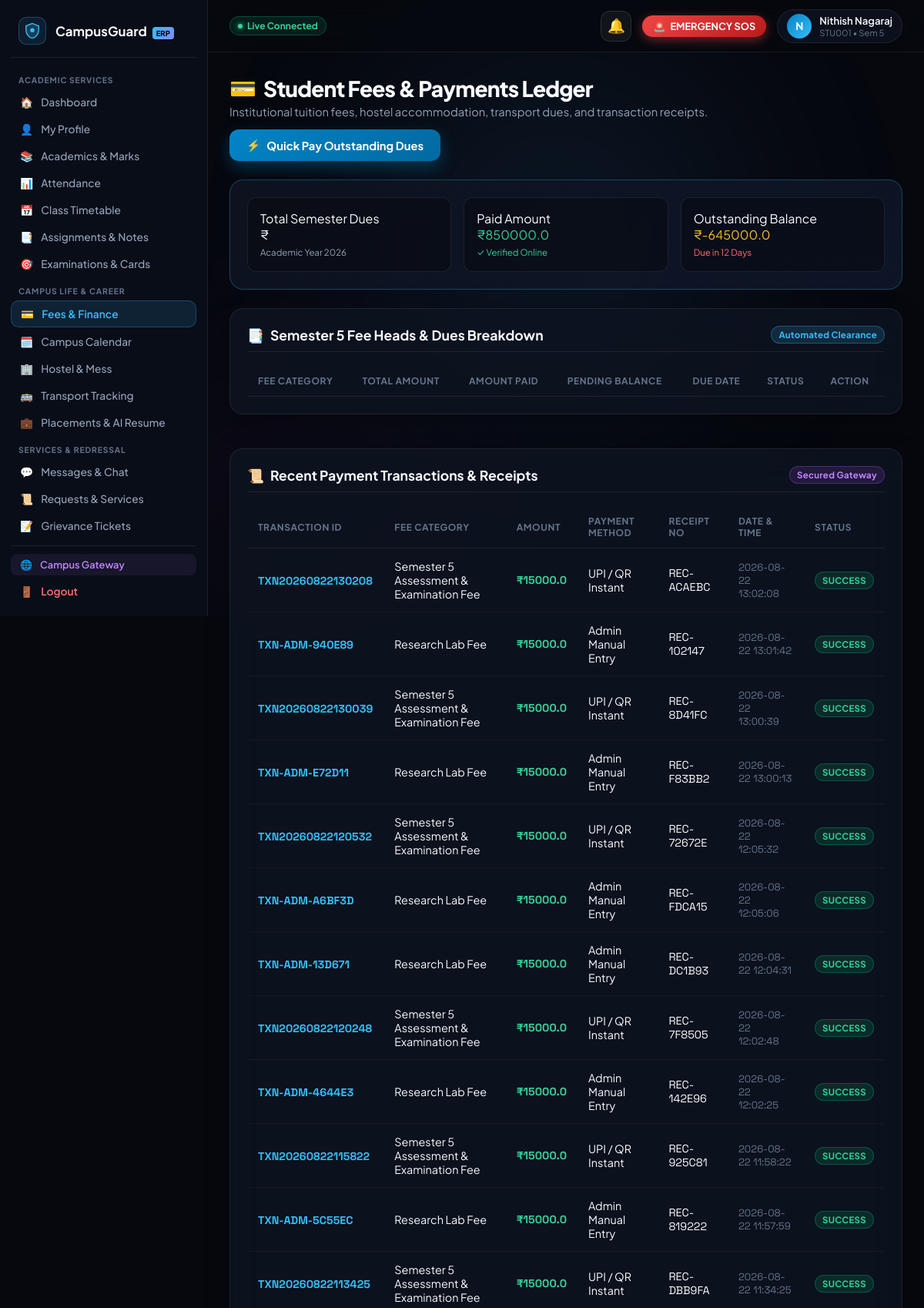
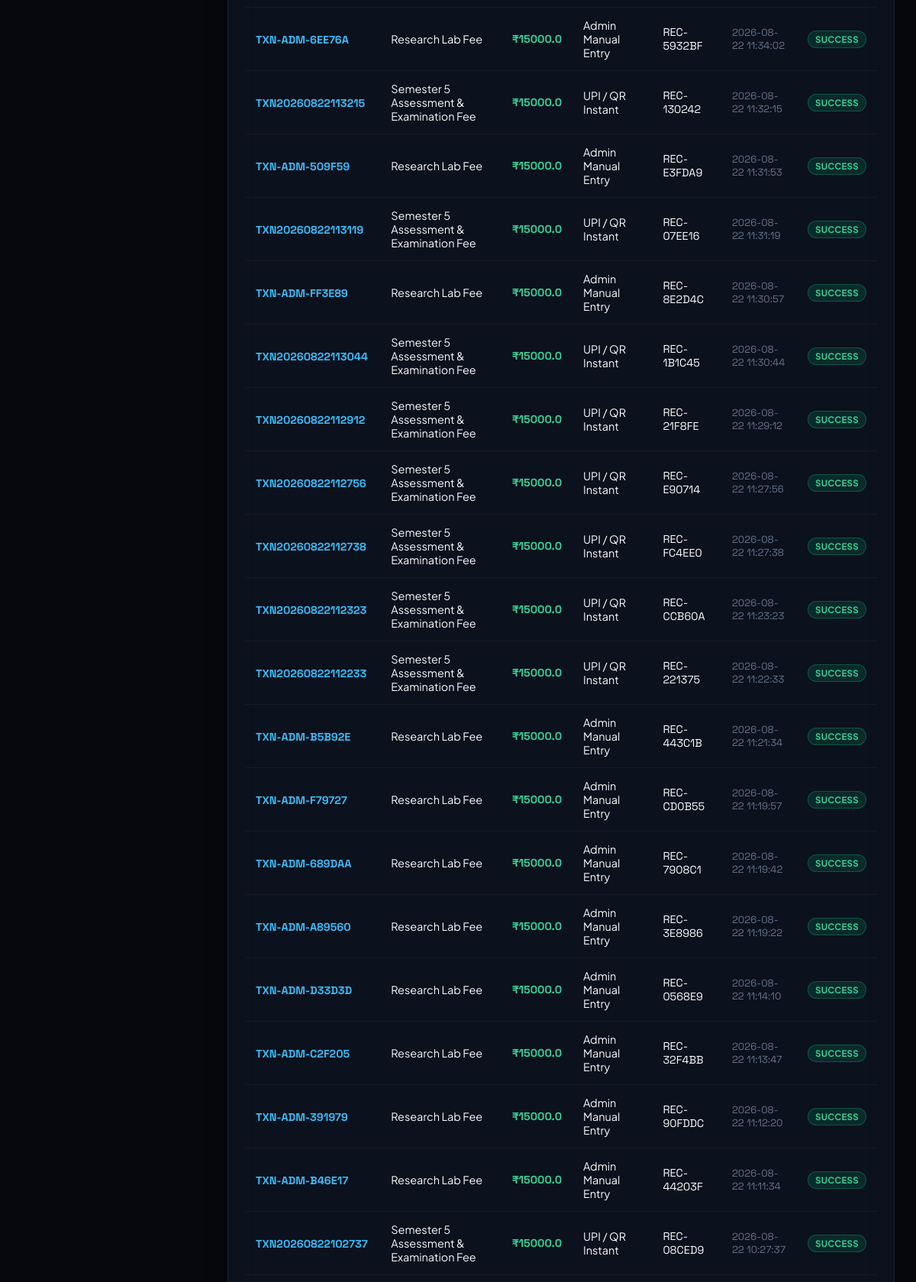
/student/fees (signed in, upper part), run on the app's committed database (2 pictures, top to bottom).
### tables this page shows
CREATE TABLE students (
            id INTEGER PRIMARY KEY AUTOINCREMENT,
            name TEXT NOT NULL,
            register_number TEXT UNIQUE NOT NULL,
            email TEXT NOT NULL,
            password_hash TEXT NOT NULL,
            department TEXT NOT NULL,
            year INTEGER NOT NULL,
            profile_image TEXT DEFAULT '',
            created_at TIMESTAMP DEFAULT CURRENT_TIMESTAMP
        , phone TEXT DEFAULT '+91 98765 43210', join_date TEXT DEFAULT '2023-08-01', cgpa REAL DEFAULT 8.75, program TEXT DEFAULT 'B.Tech', semester INTEGER DEFAULT 5, section TEXT DEFAULT 'A', dob TEXT DEFAULT '2004-05-14', address TEXT DEFAULT '#42, Green Avenue, Tech City, Karnataka 560001', parent_name TEXT DEFAULT 'R. S. Kumar', parent_phone TEXT DEFAULT '+91 94440 12345', sgpa REAL DEFAULT 8.90, earned_credits INTEGER DEFAULT 112, total_credits INTEGER DEFAULT 160, status TEXT DEFAULT 'ACTIVE');

CREATE TABLE payment_transactions (
            id INTEGER PRIMARY KEY AUTOINCREMENT,
            transaction_id TEXT UNIQUE NOT NULL,
            student_id INTEGER NOT NULL,
            fee_type TEXT NOT NULL,
            amount REAL NOT NULL,
            payment_method TEXT NOT NULL,
            receipt_no TEXT NOT NULL,
            paid_at TEXT NOT NULL,
            FOREIGN KEY (student_id) REFERENCES students (id)
        );

### routes/student.py (the view)
@student_bp.route('/student/fees')
@student_required
def student_fees(student):
    conn = get_db_connection()
    fees = conn.execute("SELECT * FROM fees WHERE student_id = ?", (student['id'],)).fetchall()
    transactions = conn.execute("SELECT * FROM payment_transactions WHERE student_id = ? ORDER BY paid_at DESC", (student['id'],)).fetchall()
    conn.close()
    total_fees = sum(f['amount'] for f in fees)
    total_paid = sum(f['paid_amount'] for f in fees)
    total_pending = total_fees - total_paid
    return render_template(
        'student/fees.html',
        student=student,
        fees=fees,
        transactions=transactions,
        total_fees=total_fees,
        total_paid=total_paid,
        total_pending=total_pending,
        active_page='fees'
    )

### app.py (called while the page is built, shortened)
def _url_build_error_fallback(error, endpoint, values):
    for registered_ep in list(app.view_functions.keys()):
        if registered_ep == endpoint or registered_ep.endswith('.' + endpoint):
            try:
                return url_for(registered_ep, **values)
            except Exception:
                if 'student_id' in values and 'id' not in values:
                    v_copy = dict(values)
                    v_copy['id'] = v_copy.pop('student_id')
                    try:
                        return url_for(registered_ep, **v_copy)
                    except Exception:
                        pass
                continue

### database/db.py (called while the page is built)
def get_db_connection():
    conn = sqlite3.connect(DATABASE_FILE, timeout=20.0)
    conn.row_factory = sqlite3.Row
    return conn

### utils/security.py (called while the page is built)
def add_security_headers(response):
    response.headers['Cache-Control'] = 'no-cache, no-store, must-revalidate, max-age=0'
    response.headers['Pragma'] = 'no-cache'
    response.headers['Expires'] = '0'
    response.headers['X-Content-Type-Options'] = 'nosniff'
    response.headers['X-Frame-Options'] = 'SAMEORIGIN'
    response.headers['X-XSS-Protection'] = '1; mode=block'
    return response

### templates/student/fees.html (shortened to what this page needs)
{% extends "student/base_student.html" %}
{% block student_content %}
<div class="page-header-block">
    <div class="page-title-group">
        <h1><span>💳</span> Student Fees &amp; Payments Ledger</h1>
        <p>Institutional tuition fees, hostel accommodation, transport dues, and transaction receipts.</p>
    </div>
    <div>
        <button type="button" class="btn-primary" onclick="openModal('payment-modal')">
            <span>⚡</span> Quick Pay Outstanding Dues
        </button>
    </div>
</div>
<section class="fee-summary-banner">
    <div class="fee-stat-box">
        <div class="stat-box-label">Total Semester Dues</div>
        <div class="stat-box-num" style="color: var(--text-primary);">₹{{ total_fee }}</div>
        <span style="font-size: 0.72rem; color: #94a3b8;">Academic Year 2026</span>
    </div>
    <div class="fee-stat-box">
        <div class="stat-box-label">Paid Amount</div>
        <div class="stat-box-num" style="color: #34d399;">₹{{ total_paid }}</div>
        <span style="font-size: 0.72rem; color: #34d399;">✓ Verified Online</span>
    </div>
    <div class="fee-stat-box">
        <div class="stat-box-label">Outstanding Balance</div>
        <div class="stat-box-num" style="color: #fbbf24;">₹{{ total_pending }}</div>
        <span style="font-size: 0.72rem; color: #f87171;">Due in 12 Days</span>
    </div>
</section>
<section class="content-card">
    <div class="card-header-row">
        <h2 class="card-heading"><span>📑</span> Semester 5 Fee Heads &amp; Dues Breakdown</h2>
        <span class="badge badge-cyan">Automated Clearance</span>
    </div>
    <div class="table-responsive">
        <table class="portal-table">
            <thead>
                <tr>
                    <th>Fee Category</th>
                    <th>Total Amount</th>
                    <th>Amount Paid</th>
                    <th>Pending Balance</th>
                    <th>Due Date</th>
                    <th>Status</th>
                    <th>Action</th>
                </tr>
            </thead>
        </table>
    </div>
</section>
<section class="content-card" style="margin-top: 20px;">
    <div class="card-header-row">
        <h2 class="card-heading"><span>📜</span> Recent Payment Transactions &amp; Receipts</h2>
        <span class="badge badge-purple">Secured Gateway</span>
    </div>
    <div class="table-responsive">
        <table class="portal-table">
            <thead>
                <tr>
                    <th>Transaction ID</th>
                    <th>Fee Category</th>
                    <th>Amount</th>
                    <th>Payment Method</th>
                    <th>Receipt No</th>
                    <th>Date &amp; Time</th>
                    <th>Status</th>
                </tr>
            </thead>
            <tbody>
                {% for tx in transactions|default([]) %}
                <tr>
                    <td><strong style="font-family: var(--font-mono); color: #38bdf8;">{{ tx.transaction_id }}</strong></td>
                    <td>{{ tx.fee_type }}</td>
                    <td style="font-family: var(--font-mono); color: #34d399; font-weight: 700;">₹{{ tx.amount }}</td>
                    <td>{{ tx.payment_method }}</td>
                    <td style="font-family: var(--font-mono);">{{ tx.receipt_no }}</td>
                    <td style="font-size: 0.82rem; color: var(--text-muted); font-family: var(--font-mono);">{{ tx.paid_at }}</td>
                    <td><span class="badge badge-green">SUCCESS</span></td>
                </tr>
                {% endfor %}
            </tbody>
        </table>
    </div>
</section>
{% endblock %}

### templates/student/base_student.html (shortened to what this page needs)
<!DOCTYPE html>
<html lang="en">
<head>
    <link rel="stylesheet" href="{{ url_for('static', filename='css/student-portal.css') }}">
    <link rel="stylesheet" href="{{ url_for('static', filename='css/campusguard-toast.css') }}">
    <link rel="stylesheet" href="{{ url_for('static', filename='css/emergency.css') }}">
</head>
<body>
    <div class="ambient-background" aria-hidden="true">
        <div class="glow-orb orb-primary"></div>
        <div class="glow-orb orb-secondary"></div>
    </div>
    <div class="portal-layout">
        <aside class="sidebar" id="student-sidebar" aria-label="Student Navigation">
            <a href="{{ url_for('student_dashboard') }}" class="sidebar-brand">
                <div class="brand-icon">
                    <svg width="22" height="22" viewBox="0 0 32 32" fill="none" xmlns="http://www.w3.org/2000/svg">
                        <path d="M16 2L4 7V14C4 22 9.5 28.5 16 30C22.5 28.5 28 22 28 14V7L16 2Z" fill="#38bdf8" fill-opacity="0.2" stroke="#38bdf8" stroke-width="2"/>
                        <circle cx="16" cy="15" r="4" fill="#38bdf8"/>
                    </svg>
                </div>
                <span class="brand-name">CampusGuard <span class="brand-badge">ERP</span></span>
            </a>
            <nav class="sidebar-nav">
                <span class="nav-category">Academic Services</span>
                <a href="{{ url_for('student_dashboard') }}" class="nav-link {% if active_page == 'dashboard' %}active{% endif %}" id="nav-dashboard">
                    <span>🏠</span> <span class="nav-text">Dashboard</span>
                </a>
                <a href="{{ url_for('student_profile') }}" class="nav-link {% if active_page == 'profile' %}active{% endif %}" id="nav-profile">
                    <span>👤</span> <span class="nav-text">My Profile</span>
                </a>
                <a href="{{ url_for('student_academics') }}" class="nav-link {% if active_page == 'academics' or active_page == 'marks' %}active{% endif %}" id="nav-academics">
                    <span>📚</span> <span class="nav-text">Academics &amp; Marks</span>
                </a>
                <a href="{{ url_for('student_attendance') }}" class="nav-link {% if active_page == 'attendance' %}active{% endif %}" id="nav-attendance">
                    <span>📊</span> <span class="nav-text">Attendance</span>
                </a>
                <a href="{{ url_for('student_timetable') }}" class="nav-link {% if active_page == 'timetable' %}active{% endif %}" id="nav-timetable">
                    <span>📅</span> <span class="nav-text">Class Timetable</span>
                </a>
                <a href="{{ url_for('student_assignments') }}" class="nav-link {% if active_page == 'assignments' %}active{% endif %}" id="nav-assignments">
                    <span>📑</span> <span class="nav-text">Assignments &amp; Notes</span>
                </a>
                <a href="{{ url_for('student_examinations') }}" class="nav-link {% if active_page == 'examinations' %}active{% endif %}" id="nav-examinations">
                    <span>🎯</span> <span class="nav-text">Examinations &amp; Cards</span>
                </a>
                <span class="nav-category">Campus Life &amp; Career</span>
                <a href="{{ url_for('student_fees') }}" class="nav-link {% if active_page == 'fees' %}active{% endif %}" id="nav-fees">
                    <span>💳</span> <span class="nav-text">Fees &amp; Finance</span>
                </a>
                <a href="{{ url_for('student_calendar') }}" class="nav-link {% if active_page == 'calendar' %}active{% endif %}" id="nav-calendar">
                    <span>🗓️</span> <span class="nav-text">Campus Calendar</span>
                </a>
                <a href="{{ url_for('student_hostel') }}" class="nav-link {% if active_page == 'hostel' %}active{% endif %}" id="nav-hostel">
                    <span>🏢</span> <span class="nav-text">Hostel &amp; Mess</span>
                </a>
                <a href="{{ url_for('student_transport') }}" class="nav-link {% if active_page == 'transport' %}active{% endif %}" id="nav-transport">
                    <span>🚌</span> <span class="nav-text">Transport Tracking</span>
                </a>
                <a href="{{ url_for('student_placements') }}" class="nav-link {% if active_page == 'placements' %}active{% endif %}" id="nav-placements">
                    <span>💼</span> <span class="nav-text">Placements &amp; AI Resume</span>
                </a>
                <span class="nav-category">Services &amp; Redressal</span>
                <a href="{{ url_for('student_messages') }}" class="nav-link {% if active_page == 'messages' %}active{% endif %}" id="nav-messages">
                    <span>💬</span> <span class="nav-text">Messages &amp; Chat</span>
                </a>
                <a href="{{ url_for('student_requests') }}" class="nav-link {% if active_page == 'requests' %}active{% endif %}" id="nav-requests">
                    <span>📜</span> <span class="nav-text">Requests &amp; Services</span>
                </a>
                <a href="{{ url_for('student_complaints') }}" class="nav-link {% if active_page == 'complaints' %}active{% endif %}" id="nav-complaints">
                    <span>📝</span> <span class="nav-text">Grievance Tickets</span>
                </a>
                <a href="{{ url_for('student_lost_found') }}" class="nav-link {% if active_page == 'lost_found' %}active{% endif %}" id="nav-lost-found">
                </a>
            </nav>
            <div class="sidebar-footer">
                <a href="/" class="admin-switch-link" title="Open Campus Gateway">
                    <span>🌐</span> <span>Campus Gateway</span>
                </a>
                <a href="{{ url_for('student_logout') }}" class="logout-link" id="btn-logout" aria-label="Sign out">
                    <span>🚪</span> <span>Logout</span>
                </a>
            </div>
        </aside>
        <div class="main-wrapper">
            <header class="topbar">
                <div class="topbar-left">
                    <div class="conn-status-pill">
                        <span class="conn-dot"></span>
                        <span>Live Connected</span>
                    </div>
                </div>
                <div class="topbar-right">
                    <div class="notif-bell-wrapper">
                        <button type="button" class="notif-bell-btn" id="notif-bell-btn" aria-label="View notifications">
                            <span>🔔</span>
                        </button>
                    </div>
                    <a href="{{ url_for('student_emergency') }}" class="topbar-quick-sos" id="topbar-sos-btn" title="Instant Emergency Distress Beacon" onclick="handleTopbarSOSClick(event)">
                        <span>🚨</span> EMERGENCY SOS
                    </a>
                    <a href="{{ url_for('student_profile') }}" class="user-avatar-pill" title="View Profile">
                        <div class="avatar-circle">
                            {{ student.name[0]|upper if student else 'S' }}
                        </div>
                        <div class="user-meta-top">
                            <span class="user-name-top">{{ student.name if student else 'Student' }}</span>
                            <span class="user-role-top">{{ student.register_number if student else '' }} • Sem {{ student.semester|default(5) }}</span>
                        </div>
                    </a>
                </div>
            </header>
            <main class="portal-content">
                {% block student_content %}{% endblock %}
            </main>
        </div>
    </div>
</body>
</html>

### static/css/campusguard-toast.css (style rules this page uses)
.notif-bell-wrapper { position: relative; display: inline-block; }
.notif-bell-btn { position: relative; background: rgba(255, 255, 255, 0.05); border: 1px solid rgba(255, 255, 255, 0.1); color: #f1f5f9; width: 40px; height: 40px; border-radius: 12px; display: flex; align-items: center; justify-content: center; cursor: pointer; font-size: 1.15rem; transition: all 0.2s ease; }
.conn-status-pill { display: inline-flex; align-items: center; gap: 6px; padding: 4px 10px; border-radius: 99px; font-size: 0.75rem; font-weight: 700; background: rgba(16, 185, 129, 0.12); border: 1px solid rgba(16, 185, 129, 0.3); color: #34d399; }
.conn-dot { width: 6px; height: 6px; border-radius: 50%; background: #34d399; box-shadow: 0 0 6px #34d399; }

### static/css/emergency.css (style rules this page uses)
:root { --emg-critical: #ef4444; --emg-high: #f97316; --emg-medium: #f59e0b; --emg-low: #3b82f6; --emg-success: #10b981; --emg-bg-card: rgba(14, 19, 32, 0.88); --emg-border-glow: rgba(239, 68, 68, 0.4); }

### data on the page
students: name "N", name "Nithish Nagaraj", register_number "STU001", semester "5"
payment_transactions: transaction_id "TXN20260822130208", fee_type "Semester 5 Assessment & Examination Fee", amount "15000.0", payment_method "UPI / QR Instant", receipt_no "REC-ACAEBC", paid_at "2026-08-22 13:02:08"
payment_transactions: transaction_id "TXN-ADM-940E89", fee_type "Research Lab Fee", amount "15000.0", payment_method "Admin Manual Entry", receipt_no "REC-102147", paid_at "2026-08-22 13:01:42"
payment_transactions: transaction_id "TXN20260822130039", fee_type "Semester 5 Assessment & Examination Fee", amount "15000.0", payment_method "UPI / QR Instant", receipt_no "REC-8D41FC", paid_at "2026-08-22 13:00:39"
payment_transactions: transaction_id "TXN-ADM-E72D11", fee_type "Research Lab Fee", amount "15000.0", payment_method "Admin Manual Entry", receipt_no "REC-F83BB2", paid_at "2026-08-22 13:00:13"
payment_transactions: transaction_id "TXN20260822120532", fee_type "Semester 5 Assessment & Examination Fee", amount "15000.0", payment_method "UPI / QR Instant", receipt_no "REC-72672E", paid_at "2026-08-22 12:05:32"
payment_transactions: transaction_id "TXN-ADM-A6BF3D", fee_type "Research Lab Fee", amount "15000.0", payment_method "Admin Manual Entry", receipt_no "REC-FDCA15", paid_at "2026-08-22 12:05:06"
payment_transactions: transaction_id "TXN-ADM-13D671", fee_type "Research Lab Fee", amount "15000.0", payment_method "Admin Manual Entry", receipt_no "REC-DC1B93", paid_at "2026-08-22 12:04:31"
payment_transactions: transaction_id "TXN20260822120248", fee_type "Semester 5 Assessment & Examination Fee", amount "15000.0", payment_method "UPI / QR Instant", receipt_no "REC-7F8505", paid_at "2026-08-22 12:02:48"
payment_transactions: transaction_id "TXN-ADM-4644E3", fee_type "Research Lab Fee", amount "15000.0", payment_method "Admin Manual Entry", receipt_no "REC-142E96", paid_at "2026-08-22 12:02:25"
payment_transactions: transaction_id "TXN20260822115822", fee_type "Semester 5 Assessment & Examination Fee", amount "15000.0", payment_method "UPI / QR Instant", receipt_no "REC-925C81", paid_at "2026-08-22 11:58:22"
payment_transactions: transaction_id "TXN-ADM-5C55EC", fee_type "Research Lab Fee", amount "15000.0", payment_method "Admin Manual Entry", receipt_no "REC-819222", paid_at "2026-08-22 11:57:59"
payment_transactions: transaction_id "TXN20260822113425", fee_type "Semester 5 Assessment & Examination Fee", amount "15000.0", payment_method "UPI / QR Instant", receipt_no "REC-DBB9FA", paid_at "2026-08-22 11:34:25"
payment_transactions: transaction_id "TXN-ADM-6EE76A", fee_type "Research Lab Fee", amount "15000.0", payment_method "Admin Manual Entry", receipt_no "REC-5932BF", paid_at "2026-08-22 11:34:02"
payment_transactions: transaction_id "TXN20260822113215", fee_type "Semester 5 Assessment & Examination Fee", amount "15000.0", payment_method "UPI / QR Instant", receipt_no "REC-130242", paid_at "2026-08-22 11:32:15"
payment_transactions: transaction_id "TXN-ADM-509F59", fee_type "Research Lab Fee", amount "15000.0", payment_method "Admin Manual Entry", receipt_no "REC-E3FDA9", paid_at "2026-08-22 11:31:53"
payment_transactions: transaction_id "TXN20260822113119", fee_type "Semester 5 Assessment & Examination Fee", amount "15000.0", payment_method "UPI / QR Instant", receipt_no "REC-07EE16", paid_at "2026-08-22 11:31:19"
payment_transactions: transaction_id "TXN-ADM-FF3E89", fee_type "Research Lab Fee", amount "15000.0", payment_method "Admin Manual Entry", receipt_no "REC-8E2D4C", paid_at "2026-08-22 11:30:57"
payment_transactions: transaction_id "TXN20260822113044", fee_type "Semester 5 Assessment & Examination Fee", amount "15000.0", payment_method "UPI / QR Instant", receipt_no "REC-1B1C45", paid_at "2026-08-22 11:30:44"
payment_transactions: transaction_id "TXN20260822112912", fee_type "Semester 5 Assessment & Examination Fee", amount "15000.0", payment_method "UPI / QR Instant", receipt_no "REC-21F8FE", paid_at "2026-08-22 11:29:12"
payment_transactions: transaction_id "TXN20260822112756", fee_type "Semester 5 Assessment & Examination Fee", amount "15000.0", payment_method "UPI / QR Instant", receipt_no "REC-E90714", paid_at "2026-08-22 11:27:56"
payment_transactions: transaction_id "TXN20260822112738", fee_type "Semester 5 Assessment & Examination Fee", amount "15000.0", payment_method "UPI / QR Instant", receipt_no "REC-FC4EE0", paid_at "2026-08-22 11:27:38"
payment_transactions: transaction_id "TXN20260822112323", fee_type "Semester 5 Assessment & Examination Fee", amount "15000.0", payment_method "UPI / QR Instant", receipt_no "REC-CCB60A", paid_at "2026-08-22 11:23:23"
payment_transactions: transaction_id "TXN20260822112233", fee_type "Semester 5 Assessment & Examination Fee", amount "15000.0", payment_method "UPI / QR Instant", receipt_no "REC-221375", paid_at "2026-08-22 11:22:33"
payment_transactions: transaction_id "TXN-ADM-B5B92E", fee_type "Research Lab Fee", amount "15000.0", payment_method "Admin Manual Entry", receipt_no "REC-443C1B", paid_at "2026-08-22 11:21:34"
payment_transactions: transaction_id "TXN-ADM-F79727", fee_type "Research Lab Fee", amount "15000.0", payment_method "Admin Manual Entry", receipt_no "REC-CD0B55", paid_at "2026-08-22 11:19:57"
payment_transactions: transaction_id "TXN-ADM-689DAA", fee_type "Research Lab Fee", amount "15000.0", payment_method "Admin Manual Entry", receipt_no "REC-7908C1", paid_at "2026-08-22 11:19:42"
payment_transactions: transaction_id "TXN-ADM-A89560", fee_type "Research Lab Fee", amount "15000.0", payment_method "Admin Manual Entry", receipt_no "REC-3E8986", paid_at "2026-08-22 11:19:22"
payment_transactions: transaction_id "TXN-ADM-D33D3D", fee_type "Research Lab Fee", amount "15000.0", payment_method "Admin Manual Entry", receipt_no "REC-0568E9", paid_at "2026-08-22 11:14:10"
payment_transactions: transaction_id "TXN-ADM-C2F205", fee_type "Research Lab Fee", amount "15000.0", payment_method "Admin Manual Entry", receipt_no "REC-32F4BB", paid_at "2026-08-22 11:13:47"
payment_transactions: transaction_id "TXN-ADM-391979", fee_type "Research Lab Fee", amount "15000.0", payment_method "Admin Manual Entry", receipt_no "REC-90FDDC", paid_at "2026-08-22 11:12:20"
payment_transactions: transaction_id "TXN-ADM-B46E17", fee_type "Research Lab Fee", amount "15000.0", payment_method "Admin Manual Entry", receipt_no "REC-44203F", paid_at "2026-08-22 11:11:34"
payment_transactions: transaction_id "TXN20260822102737", fee_type "Semester 5 Assessment & Examination Fee", amount "15000.0", payment_method "UPI / QR Instant", receipt_no "REC-08CED9", paid_at "2026-08-22 10:27:37"

### other printed values
{{ total_paid }} "850000.0"
{{ total_pending }} "-645000.0"
